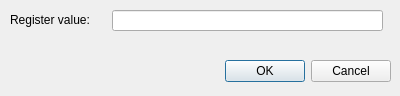
<?xml version="1.0" encoding="UTF-8"?>
<ui version="4.0">
 <class>changeregisterdialog</class>
 <widget class="QDialog" name="changeregisterdialog">
  <property name="geometry">
   <rect>
    <x>0</x>
    <y>0</y>
    <width>400</width>
    <height>96</height>
   </rect>
  </property>
  <property name="windowTitle">
   <string>Dialog</string>
  </property>
  <widget class="QDialogButtonBox" name="buttonBoxOkCancel">
   <property name="geometry">
    <rect>
     <x>50</x>
     <y>55</y>
     <width>341</width>
     <height>32</height>
    </rect>
   </property>
   <property name="orientation">
    <enum>Qt::Horizontal</enum>
   </property>
   <property name="standardButtons">
    <set>QDialogButtonBox::Cancel|QDialogButtonBox::Ok</set>
   </property>
  </widget>
  <widget class="QLabel" name="label">
   <property name="geometry">
    <rect>
     <x>10</x>
     <y>10</y>
     <width>101</width>
     <height>20</height>
    </rect>
   </property>
   <property name="text">
    <string>Register value:</string>
   </property>
  </widget>
  <widget class="QLineEdit" name="registerValue">
   <property name="geometry">
    <rect>
     <x>112</x>
     <y>10</y>
     <width>271</width>
     <height>21</height>
    </rect>
   </property>
  </widget>
 </widget>
 <resources/>
 <connections/>
</ui>
